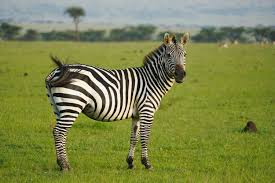
#> input picture OpencvTesteProjeto/Imagens/zebraimage.jpg, 275 x 183 px
$ python Edge_imgs.py
#> lines starting #> are read from the running program, lines starting #| are printed output that depends on the picture; after the words box and inside, x2 and y2 are one past the last pixel; in counts of white or black regions, pixels touching at a corner belong together
#Biblioteca Opencv
import cv2
#Biblioteca numpy
import numpy as np
#armazenando o endereço de imagem em uma variável
caminho_imagem = "Imagens/zebraimage.jpg"
#lendo a imagem
img = cv2.imread(caminho_imagem)
#> img is the input picture: shape (183, 275, 3); mean B, G, R 75.2, 133.5, 125.2
#Usando a função Canny para detecção de bordas na imagem
edge_img = cv2.Canny(img, 100, 200)
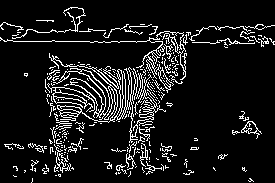
#> edge_img: shape (183, 275); 10.1% white in thin lines or dots
#usando as funções dilate e erode para aumentar e diminuir a espessura de apresentação da borda
dilate_img = cv2.dilate(edge_img, np.ones((3,3), dtype=np.int8))
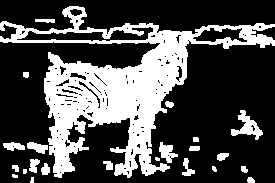
#> dilate_img: shape (183, 275); 30.1% white; 23 white regions (2 under 20 px), largest, box (x1, y1, x2, y2) and area: (0, 6, 275, 178) 13392, (231, 110, 263, 140) 387, (159, 142, 178, 163) 212
erode_img = cv2.erode(edge_img, np.ones((2,2), dtype=np.int8))
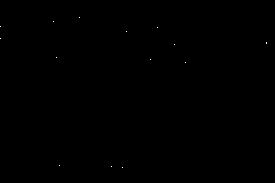
#> erode_img: shape (183, 275); 0.03% white in thin lines or dots, all inside (x1, y1, x2, y2) = (0, 17, 267, 168)
#apresentando as imagens na tela
cv2.imshow("window", img)
cv2.imshow("window-edge", edge_img)
cv2.imshow("window-dilate", dilate_img)
cv2.imshow("window-erode", erode_img)
cv2.waitKey(0)

$ run again, with OpencvTesteProjeto/Imagens/elephantimage.jpg copied over OpencvTesteProjeto/Imagens/zebraimage.jpg
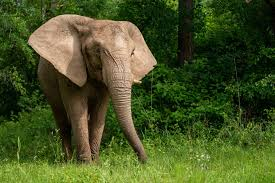
#> input picture OpencvTesteProjeto/Imagens/elephantimage.jpg, 275 x 183 px
#> img is the input picture: shape (183, 275, 3); mean B, G, R 36.4, 82.5, 69.3
#> `edge_img = cv2.Canny(img, 100, 200)`:
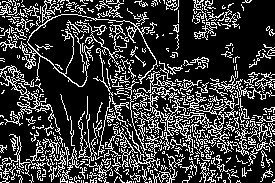
#> edge_img: shape (183, 275); 23.1% white in thin lines or dots
#> `dilate_img = cv2.dilate(edge_img, np.ones((3,3), dtype=np.int8))`:
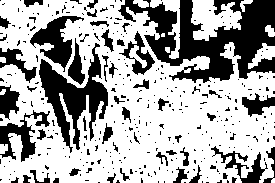
#> dilate_img: shape (183, 275); 65.7% white; 336 black regions (285 under 20 px), largest, box (x1, y1, x2, y2) and area: (118, 0, 275, 83) 6485, (39, 43, 108, 153) 2812, (30, 16, 84, 72) 1167
#> erode_img: shape (183, 275); 0.22% white in thin lines or dots

$ run again, with OpencvTesteProjeto/Imagens/pandaimage.jpg copied over OpencvTesteProjeto/Imagens/zebraimage.jpg
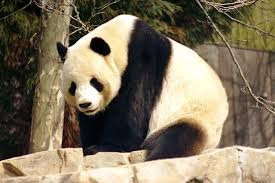
#> input picture OpencvTesteProjeto/Imagens/pandaimage.jpg, 275 x 183 px
#> img is the input picture: shape (183, 275, 3); mean B, G, R 94.6, 115.9, 127.3
#> `edge_img = cv2.Canny(img, 100, 200)`:
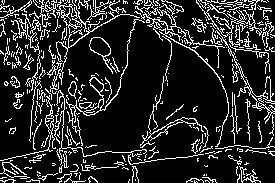
#> edge_img: shape (183, 275); 15.7% white in thin lines or dots
#> `dilate_img = cv2.dilate(edge_img, np.ones((3,3), dtype=np.int8))`:
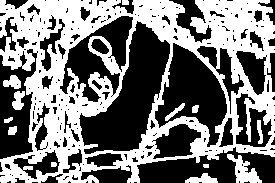
#> dilate_img: shape (183, 275); 46.9% white; 13 white regions, largest, box (x1, y1, x2, y2) and area: (0, 0, 275, 183) 22172, (227, 154, 262, 183) 462, (185, 173, 218, 183) 196
#> erode_img: shape (183, 275); 0.08% white in thin lines or dots, all inside (x1, y1, x2, y2) = (0, 0, 274, 130)
